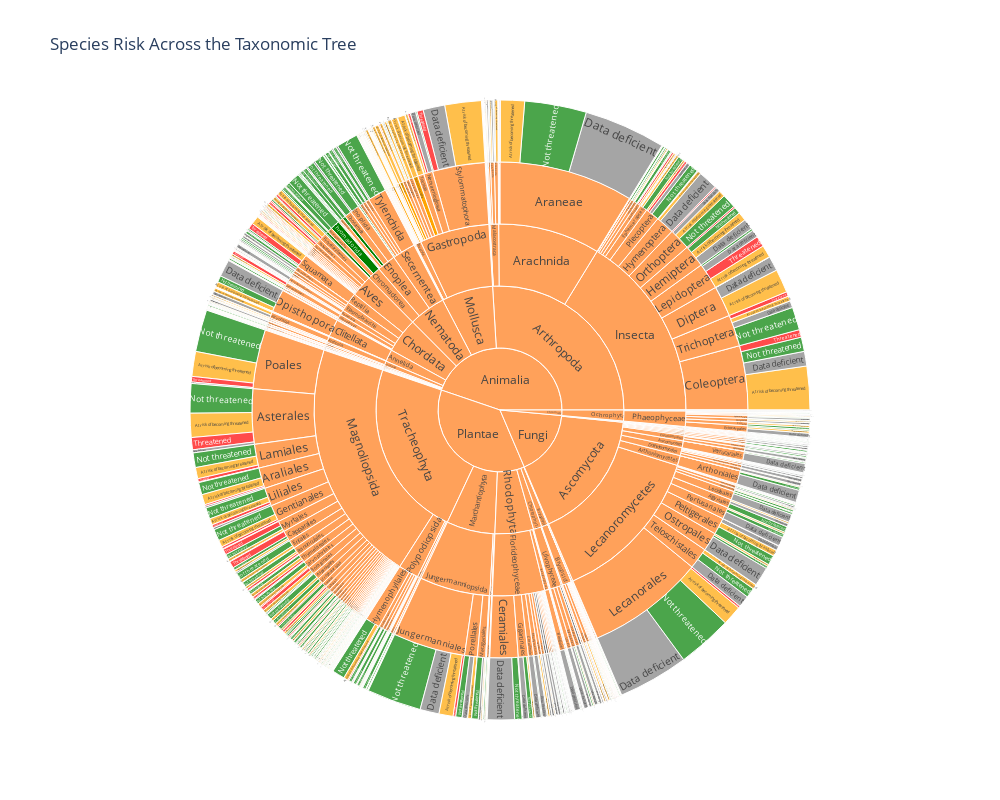

This figure's notebook cell:
### Code cell
import plotly.express as px

taxo_data = df[['kingdom', 'phylum', 'class', 'order', 'category']].dropna()

fig = px.sunburst(
    taxo_data,
    path=['kingdom', 'phylum', 'class', 'order', 'category'],
    title='Species Risk Across the Taxonomic Tree',
    color='category',
    color_discrete_map={
        'Not threatened': 'green',
        'At risk of becoming threatened': 'orange',
        'Threatened': 'red',
        'Data deficient': 'gray'
    },
    width=1000,
    height=800
)

fig.show()

fig.write_html("taxonomic_breakdown_sunburst_chart.html")

### Figure 1 — Plotly figure (JSON) as saved in the notebook; plotly's stock layout.template omitted (floating-point values rounded to 4 significant figures; data arrays with more than 128 entries replaced by an {"elided": "..."} marker saying what was removed)
{"data": [{"branchvalues": "total", "customdata": {"elided": "1222x1 str values"}, "domain": {"x": [0, 1], "y": [0, 1]}, "hovertemplate": "labels=%{label}<br>count=%{value}<br>parent=%{parent}<br>id=%{id}<br>category=%{customdata[0]}<extra></extra>", "ids": {"elided": "1222 str values"}, "labels": {"elided": "1222 str values"}, "marker": {"colors": {"elided": "1222 str values"}}, "name": "", "parents": {"elided": "1222 str values"}, "type": "sunburst", "values": {"elided": "1222 int values"}}], "layout": {"height": 800, "legend": {"tracegroupgap": 0}, "title": {"text": "Species Risk Across the Taxonomic Tree"}, "width": 1000}}
